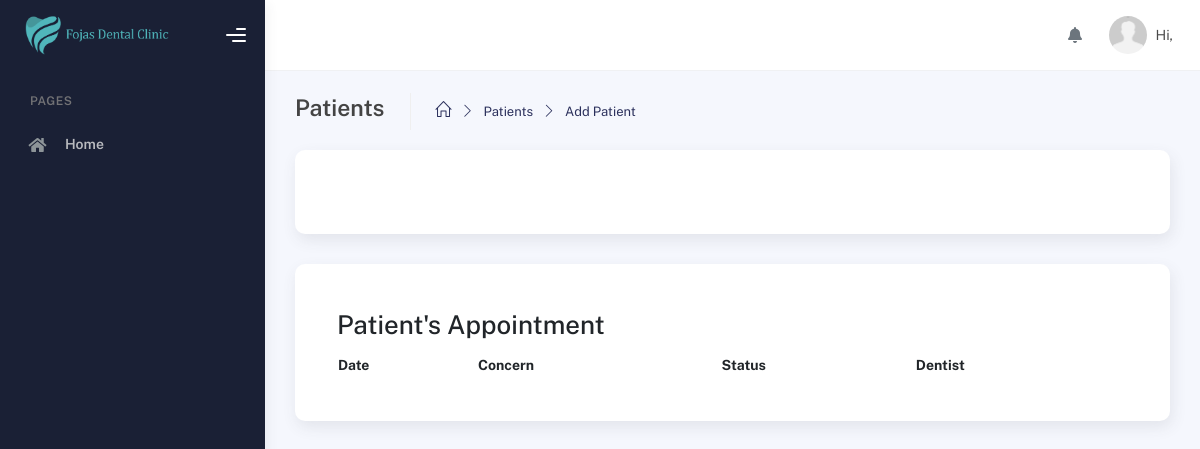
Page /modules/admin/edit-patient.php?user_id=20256914 on the earlier database version.
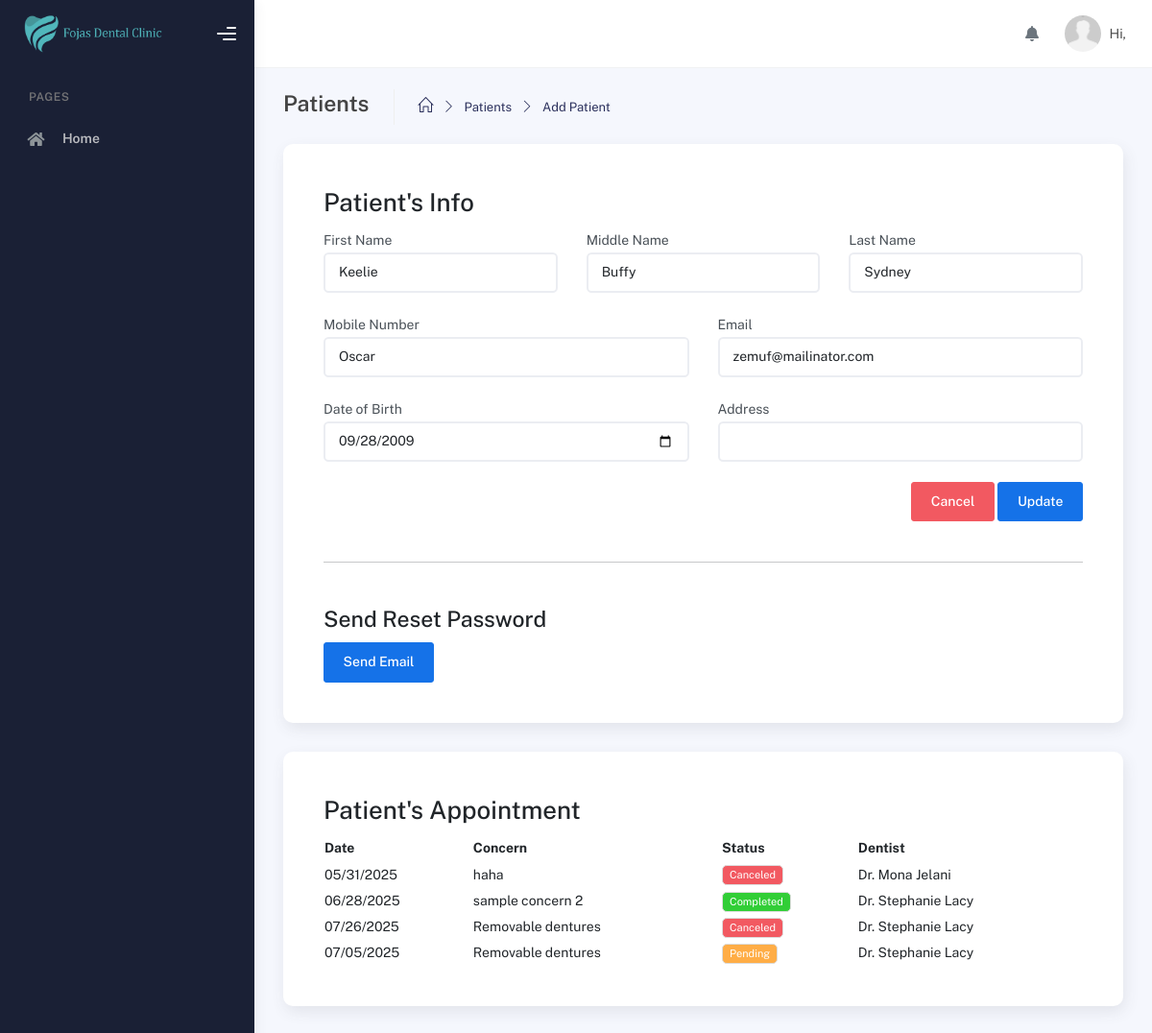
Same page on the later database version.
### tables this page shows
CREATE TABLE `users` (
  `id` int(11) NOT NULL,
  `user_id` int(100) NOT NULL,
  `role_id` int(11) NOT NULL,
  `first_name` varchar(250) NOT NULL,
  `middle_name` varchar(255) NOT NULL,
  `last_name` varchar(255) NOT NULL,
  `mobile_number` varchar(255) NOT NULL,
  `email` varchar(255) DEFAULT NULL,
  `password` varchar(255) NOT NULL,
  `date_of_birth` date NOT NULL,
  `date_created` date NOT NULL,
  `date_updated` date NOT NULL,
  `token` varchar(255) DEFAULT NULL,
  `address` varchar(255) DEFAULT NULL,
  `otp` varchar(100) DEFAULT NULL
);

CREATE TABLE `appointments` (
  `id` int(11) NOT NULL,
  `user_id` int(11) NOT NULL,
  `user_id_patient` int(11) NOT NULL,
  `appointment_id` int(110) NOT NULL,
  `concern` varchar(255) NOT NULL,
  `confirmed` int(11) NOT NULL,
  `appointment_time` varchar(100) NOT NULL,
  `appointment_date` varchar(100) NOT NULL,
  `date_created` date NOT NULL,
  `date_updated` date NOT NULL,
  `remarks` varchar(255) DEFAULT NULL,
  `walk_in` int(11) DEFAULT NULL
);

### modules/admin/edit-patient.php (the view, shortened to what this page needs)
<?php
include('../../connection/connection.php');
?>
<!DOCTYPE html>
<html lang="en">
<head>
    <?php include '../../includes/styles.php' ?>
</head>
<body>
    <div class="wrapper">
     <?php
     include '../../includes/sidebar.php';
     ?>
    <div class="main-panel">
        <?php
        include '../../includes/topbar.php';
        ?>
        <div class="container">
            <div class="page-inner">
                <div class="page-header">
                    <span class="d-flex justify-content-between align-items-center w-100">
                        <span class="d-flex">
                            <h4 class="page-title">Patients</h4>
                            <ul class="breadcrumbs d-flex justify-items-center align-items-center">
                                <li class="nav-home">
                                <a href="dashboard.php">
                                    <i class="icon-home"></i>
                                </a>
                                </li>
                                <li class="separator">
                                    <i class="icon-arrow-right"></i>
                                </li>
                                <li class="nav-item">
                                    <a href="patients.php">Patients</a>
                                </li>
                                <li class="separator">
                                    <i class="icon-arrow-right"></i>
                                </li>
                                <li class="nav-item">
                                    <a href="#">Add Patient</a>
                                </li>
                            </ul>
                        </span>
                    </span>
                </div>
                <div class="page-category">
                    <div class="row">
                        <div class="col-lg-12">
                            <div class="card p-5">
                                <?php
                                    if(isset($_GET['user_id'])){
                                        $user_id_patient = $_GET['user_id'];
                                        $query_patients = "SELECT users.user_id, users.first_name,users.middle_name,users.last_name,users.mobile_number,users.email,users.password,users.date_of_birth,users.address
                                        FROM users
                                        WHERE users.role_id = '1' AND users.user_id = '$user_id_patient'";
                                        $run_patients = mysqli_query($conn,$query_patients);
                                        if(mysqli_num_rows($run_patients) > 0){
                                            foreach($run_patients as $row_patients){
                                                ?>
                                                <form action="" method="POST">
                                                    <div class="row">
                                                        <div class="col-lg-12">
                                                            <h2>Patient's Info</h2>
                                                        </div>
                                                        <div class="col-lg-4 mb-4">
                                                            <label for="">First Name</label>
                                                            <input type="text" class="form-control" name="first_name" value="<?php echo $row_patients['first_name']?>">
                                                        </div>
                                                        <div class="col-lg-4 mb-4">
                                                            <label for="">Middle Name</label>
                                                            <input type="text" class="form-control" name="middle_name" value="<?php echo $row_patients['middle_name']?>">
                                                        </div>
                                                        <div class="col-lg-4 mb-4">
                                                            <label for="">Last Name</label>
                                                            <input type="text" class="form-control" name="last_name" value="<?php echo $row_patients['last_name']?>">
                                                        </div>
                                                        <div class="col-lg-6 mb-4">
                                                            <label for="">Mobile Number</label>
                                                            <input type="text" class="form-control" name="mobile_number" value="<?php echo $row_patients['mobile_number']?>">
                                                        </div>
                                                        <div class="col-lg-6 mb-4">
                                                            <label for="">Email</label>
                                                            <input type="email" class="form-control" name="email" value="<?php echo $row_patients['email']?>">
                                                        </div>
                                                        <div class="col-lg-6 mb-4">
                                                            <label for="">Date of Birth</label>
                                                            <input type="date" class="form-control" name="date_of_birth" value="<?php echo $row_patients['date_of_birth']?>">
                                                        </div>
                                                        <div class="col-lg-6 mb-4">
                                                            <label for="">Address</label>
                                                            <input type="text"  class="form-control" name="address" value="<?php echo $row_patients['address']?>">
                                                        </div>
                                                        <div class="col-lg-12 text-end">
                                                            <a href="patients.php" class="btn btn-danger">Cancel</a>
                                                            <input type="submit" class="btn btn-primary" name="update" value="Update">
                                                        </div>
                                                    </div>
                                                </form>
                                                <hr class="featurette-divider my-5">
                                                <form action="send_reset_password.php" method="POST">
                                                    <h3>Send Reset Password</h3>
                                                    <input type="submit" class="btn btn-primary" name="send_reset_password" value="Send Email">
                                                </form>
                                                <?php
                                            }
                                        }
                                    }
                                ?>
                            </div>
                        </div>
                        <div class="col-lg-12">
                            <div class="card p-5">
                                <h2>Patient's Appointment</h2>
                                <table>
                                        <tr>
                                            <th>Date</th>
                                            <th>Concern</th>
                                            <th>Status</th>
                                            <th>Dentist</th>
                                        </tr>
                                        <?php
                                        $query_appointment = "SELECT appointments.user_id, appointments.user_id_patient, appointments.appointment_id, appointments.concern, appointments.appointment_date, appointments.confirmed, appointments.walk_in, users.first_name, users.last_name
                                        FROM appointments
                                        LEFT JOIN users
                                        ON appointments.user_id = users.user_id
                                        WHERE appointments.user_id_patient = '$user_id_patient'";
                                        $run_appointment = mysqli_query($conn,$query_appointment);
                                        if(mysqli_num_rows($run_appointment) > 0){
                                            foreach($run_appointment as $row_appointment){
                                                ?>
                                                <tr>
                                                    <td><?php echo $row_appointment['appointment_date']?></td>
                                                    <td><?php echo $row_appointment['concern']?></td>
                                                    <td>
                                                        <?php
                                                        echo  $status = match($row_appointment['confirmed']){
                                                            '0' => '<span class="badge bg-warning">Pending</span>',
                                                            '1' => '<span class="badge bg-success">Completed</span>',
                                                            '2' => '<span class="badge bg-danger">Canceled</span>'
                                                        };
                                                        ?>
                                                    </td>
                                                    <td><?php echo "Dr. " . $row_appointment['first_name']. " " . $row_appointment['last_name']?></td>
                                                </tr>
                                                <?php
                                            }
                                        }
                                        ?>
                                    </table>
                            </div>
                        </div>
                    </div>
                </div>
          </div>
        </div>
      </div>
    </div>
</body>
</html>

### includes/styles.php (shortened to what this page needs)
<?php
echo '
<script src="' . BASE_PATH . '/assets/js/plugin/webfont/webfont.min.js"></script>
<script>
WebFont.load({
google: { families: ["Public Sans:300,400,500,600,700"] },
custom: {
    families: [
    "Font Awesome 5 Solid",
    "Font Awesome 5 Regular",
    "Font Awesome 5 Brands",
    "simple-line-icons",
    ],
    urls: ["' . BASE_PATH . '/assets/css/fonts.min.css"],
},
active: function () {
    sessionStorage.fonts = true;
},
});
</script>
<link rel="stylesheet" href="' . BASE_PATH . '/assets/css/bootstrap.min.css" />
<link rel="stylesheet" href="' . BASE_PATH . '/assets/css/plugins.min.css" />
<link rel="stylesheet" href="' . BASE_PATH . '/assets/css/kaiadmin.min.css" />
<link rel="stylesheet" href="' . BASE_PATH . '/assets/css/demo.css" />
'
?>

### includes/sidebar.php (shortened to what this page needs)
<?php
echo '
<div class="sidebar" data-background-color="dark">
<div class="sidebar-logo">
    <div class="logo-header" data-background-color="dark">
    <a href="#" class="logo">
        <img
        src="' . BASE_PATH . '/assets/img/banner-2.png"
        alt="navbar brand"
        class="navbar-brand"
        height="40"
        />
    </a>
    <div class="nav-toggle">
        <button class="btn btn-toggle toggle-sidebar">
        <i class="gg-menu-right"></i>
        </button>
        <button class="btn btn-toggle sidenav-toggler">
        <i class="gg-menu-left"></i>
        </button>
    </div>
    <button class="topbar-toggler more">
        <i class="gg-more-vertical-alt"></i>
    </button>
    </div>
</div>
<div class="sidebar-wrapper scrollbar scrollbar-inner">
    <div class="sidebar-content">
        <ul class="nav nav-secondary">
            <li class="nav-section">
                <!-- <span class="sidebar-mini-icon">
                    <i class="fa fa-ellipsis-h"></i>
                </span> -->
                <h4 class="text-section">Pages</h4>
            </li>
            <li class="nav-item">
                <a href="dashboard.php">
                    <i class="fas fa-home"></i>
                    <p>Home</p>
                </a>
            </li>
            ';
            echo '
        </ul>
    </div>
</div>
</div>
';
?>

### includes/topbar.php (shortened to what this page needs)
<?php
echo '
<div class="main-header">
  <nav
    class="navbar navbar-header navbar-header-transparent navbar-expand-lg border-bottom"
  >
    <div class="container-fluid">
      <ul class="navbar-nav topbar-nav ms-md-auto align-items-center">
        <li class="nav-item topbar-icon dropdown hidden-caret ">
          <a
            class="nav-link dropdown-toggle disabled"
            href="#"
            id="notifDropdown"
            role="button"
            data-bs-toggle="dropdown"
            aria-haspopup="true"
            aria-expanded="false"
          >
            <i class="fa fa-bell"></i>
          </a>
        </li>
        <li class="nav-item topbar-user dropdown hidden-caret">
          <a
            class="dropdown-toggle profile-pic"
            data-bs-toggle="dropdown"
            href="#"
            aria-expanded="false"
          >
            <div class="avatar-sm">
              <img
                src="'. BASE_PATH . '/assets/img/default.jpg"
                alt="Userimg"
                class="avatar-img rounded-circle"
              />
            </div>
            <span class="profile-username">
              <span class="op-7">Hi,</span>
              <span class="fw-bold">' . $first_name .'</span>
            </span>
          </a>
          <ul class="dropdown-menu dropdown-user animated fadeIn">
            <div class="dropdown-user-scroll scrollbar-outer">
              <li>';
              echo '</li>
            </div>
          </ul>
        </li>
      </ul>
    </div>
  </nav>
</div>
';
?>

Differences in the rows shown:
added users: first_name "Keelie", middle_name "Buffy", last_name "Sydney", mobile_number "Oscar", email "zemuf@mailinator.com", date_of_birth "09/28/2009"
added appointments: appointment_date "05/31/2025", concern "haha", confirmed "Canceled", users.first_name "Mona", users.last_name "Jelani"
added appointments: appointment_date "06/28/2025", concern "sample concern 2", confirmed "Completed", users.first_name "Stephanie", users.last_name "Lacy"
added appointments: appointment_date "07/26/2025", concern "Removable dentures", confirmed "Canceled", users.first_name "Stephanie", users.last_name "Lacy"
added appointments: appointment_date "07/05/2025", concern "Removable dentures", confirmed "Pending", users.first_name "Stephanie", users.last_name "Lacy"
